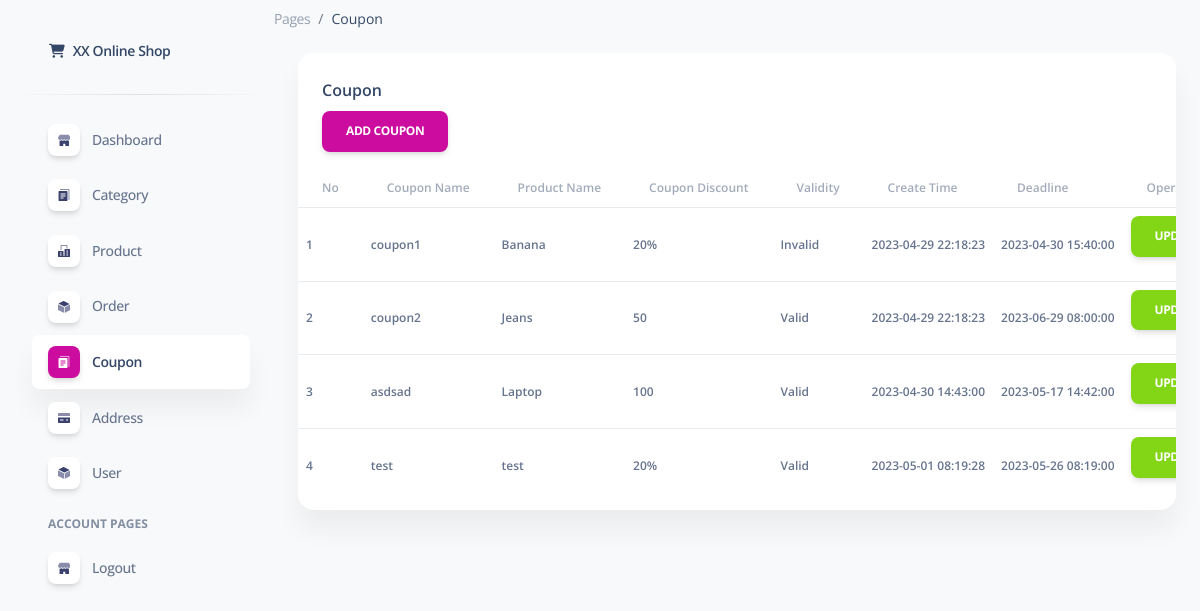
Before: /pages/coupon.php (signed in) with the older database file.
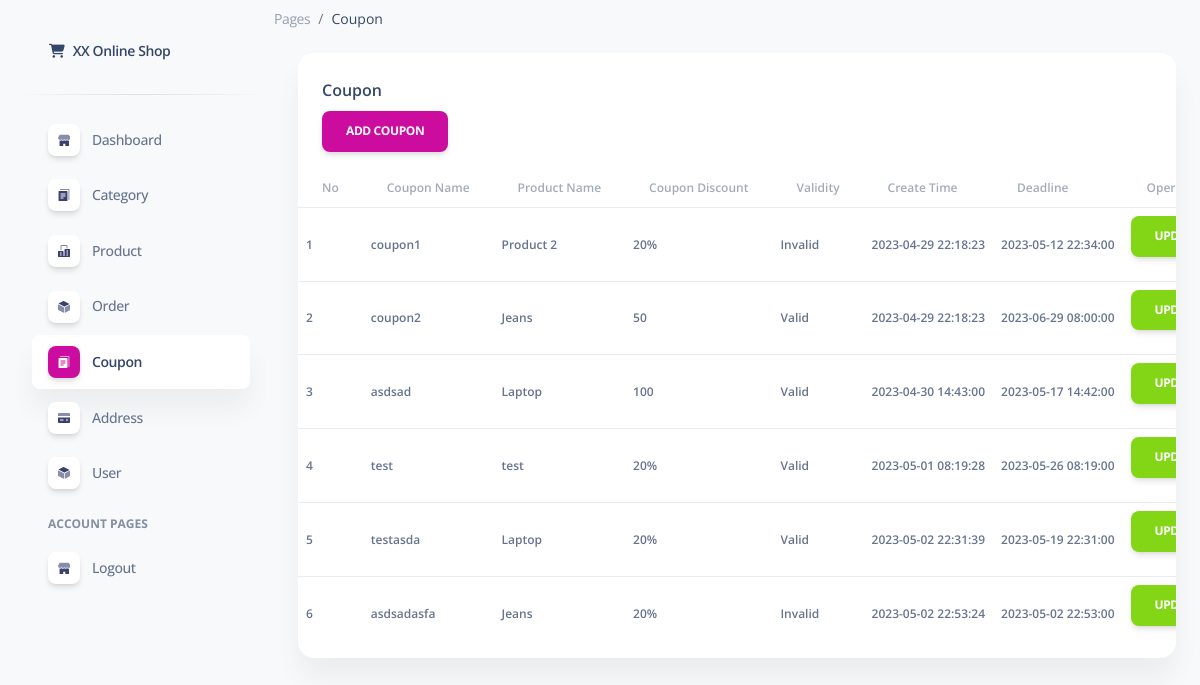
After: the same page with the newer database file.
### tables this page shows
CREATE TABLE `coupon` (
  `id_coupon` bigint(20) NOT NULL COMMENT '主键id',
  `product_name` varchar(255) DEFAULT NULL COMMENT 'product_name',
  `coupon_name` varchar(255) DEFAULT NULL COMMENT 'coupon_name',
  `discount` varchar(20) DEFAULT NULL COMMENT '打几折/减多少',
  `is_valid` tinyint(1) NOT NULL DEFAULT 0,
  `deadline` timestamp NULL DEFAULT current_timestamp(),
  `create_time` timestamp NULL DEFAULT current_timestamp() COMMENT '创建时间',
  `id_creator` bigint(20) NOT NULL DEFAULT 0,
  `is_delete` tinyint(1) NOT NULL DEFAULT 0 COMMENT '是否删除',
  `delete_time` timestamp NULL DEFAULT NULL COMMENT '删除时间'
);

### pages/coupon.php (the view, shortened to what this page needs)
<!DOCTYPE html>
<html lang="en">
<head>
  <link href="assets/css/nucleo-icons.css" rel="stylesheet" />
  <link href="assets/css/nucleo-svg.css" rel="stylesheet" />
  <link href="assets/css/nucleo-svg.css" rel="stylesheet" />
  <link id="pagestyle" href="assets/css/soft-ui-dashboard.css?v=1.0.3" rel="stylesheet" />
</head>
<body class="g-sidenav-show  bg-gray-100">
  <aside class="sidenav navbar navbar-vertical navbar-expand-xs border-0 border-radius-xl my-3 fixed-start ms-3 "
    id="sidenav-main">
    <div class="sidenav-header">
      <a class="navbar-brand m-0" href="https://demos.creative-tim.com/soft-ui-dashboard/pages/dashboard.html"
        target="_blank">
        <i class="fas fa-fw fa-shopping-cart"></i>
        <span class="ms-1 font-weight-bold">XX Online Shop</span>
      </a>
    </div>
    <hr class="horizontal dark mt-0">
    <div class="collapse navbar-collapse  w-auto  max-height-vh-100 h-100" id="sidenav-collapse-main">
      <ul class="navbar-nav">
        <li class="nav-item">
          <a class="nav-link  " href="../pages/dashboard.php">
            <div
              class="icon icon-shape icon-sm shadow border-radius-md bg-white text-center me-2 d-flex align-items-center justify-content-center">
            </div>
            <span class="nav-link-text ms-1">Dashboard</span>
          </a>
        </li>
        <li class="nav-item">
          <a class="nav-link  " href="../pages/category.php">
            <div
              class="icon icon-shape icon-sm shadow border-radius-md bg-white text-center me-2 d-flex align-items-center justify-content-center">
            </div>
            <span class="nav-link-text ms-1">Category</span>
          </a>
        </li>
        <li class="nav-item">
          <a class="nav-link  " href="../pages/product.php">
            <div
              class="icon icon-shape icon-sm shadow border-radius-md bg-white text-center me-2 d-flex align-items-center justify-content-center">
            </div>
            <span class="nav-link-text ms-1">Product</span>
          </a>
        </li>
        <li class="nav-item">
          <a class="nav-link  " href="../pages/order.php">
            <div
              class="icon icon-shape icon-sm shadow border-radius-md bg-white text-center me-2 d-flex align-items-center justify-content-center">
            </div>
            <span class="nav-link-text ms-1">Order</span>
          </a>
        </li>
        <li class="nav-item">
          <a class="nav-link  active" href="../pages/coupon.php">
            <div
              class="icon icon-shape icon-sm shadow border-radius-md bg-white text-center me-2 d-flex align-items-center justify-content-center">
            </div>
            <span class="nav-link-text ms-1">Coupon</span>
          </a>
        </li>
        <li class="nav-item">
          <a class="nav-link  " href="../pages/address.php">
            <div
              class="icon icon-shape icon-sm shadow border-radius-md bg-white text-center me-2 d-flex align-items-center justify-content-center">
            </div>
            <span class="nav-link-text ms-1">Address</span>
          </a>
        </li>
        <li class="nav-item">
          <a class="nav-link  " href="../pages/user.php">
            <div
              class="icon icon-shape icon-sm shadow border-radius-md bg-white text-center me-2 d-flex align-items-center justify-content-center">
            </div>
            <span class="nav-link-text ms-1">User</span>
          </a>
        </li>
        <li class="nav-item mt-3">
          <h6 class="ps-4 ms-2 text-uppercase text-xs font-weight-bolder opacity-6">Account pages</h6>
        </li>
        <li class="nav-item">
          <a class="nav-link  " href="../pages/logout.php">
            <div
              class="icon icon-shape icon-sm shadow border-radius-md bg-white text-center me-2 d-flex align-items-center justify-content-center">
            </div>
            <span class="nav-link-text ms-1">Logout</span>
          </a>
        </li>
      </ul>
    </div>
  </aside>
  <main class="main-content position-relative max-height-vh-100 h-100 mt-1 border-radius-lg ">
    <ol class="breadcrumb bg-transparent mb-0 pb-0 pt-1 px-0 me-sm-6 me-5">
      <li class="breadcrumb-item text-sm"><a class="opacity-5 text-dark" href="javascript:;">Pages</a></li>
      <li class="breadcrumb-item text-sm text-dark active" aria-current="page">Coupon</li>
    </ol>
    <div class="container-fluid py-4">
      <div class="row">
        <div class="col-12">
          <div class="card mb-4">
            <div class="card-header pb-0">
              <h6>Coupon</h6>
              <?php
              include "connect_db.php";
              $id_user = $_SESSION['id_user'];
              $query = "SELECT authority FROM user WHERE id_user = $id_user";
              $result = mysqli_query($conn, $query);
              if ($result) {
                $data_user = mysqli_fetch_assoc($result);
                $authority_level = $data_user['authority'];
                if ($authority_level == 2) {
                  echo '<button type="button" class="btn btn-primary" data-bs-toggle="modal" data-bs-target="#exampleModal">Add Coupon</button>';
                } else {
                  echo '<button type="button" class="btn btn-primary" onclick="alert(\'You do not have the authority to perform this action. Please log in with a super admin account.\');">Add Coupon</button>';
                }
              } else {
                echo '<p>Failed to retrieve user authority level.</p>';
              }
              ?>
            </div>
            <div class="card-body px-0 pt-0 pb-2">
              <div class="table-responsive p-0">
                <table class="table align-items-center mb-0">
                  <thead>
                    <tr class="text-xs font-weight-bold opacity-6">
                      <th>No</th>
                      <th class="align-middle text-left">Coupon Name</th>
                      <th class="align-middle text-left">Product Name</th>
                      <th class="align-middle text-left">Coupon Discount</th>
                      <th class="align-middle text-left">Validity</th>
                      <th class="align-middle text-left">Create Time</th>
                      <th class="align-middle text-left">Deadline</th>
                      <th class="align-middle text-left">Operation</th>
                    </tr>
                  </thead>
                  <tbody>
                    <?php
                    include "connect_db.php";
                    $qry_coupon = mysqli_query($conn, "SELECT id_coupon, coupon_name, product_name, discount, is_valid, create_time, deadline FROM coupon WHERE is_delete = 0");
                    $no = 0;
                    while ($data_coupon = mysqli_fetch_array($qry_coupon)) {
                      $no++;
                      ?>
                      <tr class="text-xs font-weight-bold">
                        <td class="align-middle text-left">
                          <?= $no ?>
                        </td>
                        <td class="align-middle text-left">
                          <?= $data_coupon['coupon_name'] ?>
                        </td>
                        <td class="align-middle text-left">
                          <?= $data_coupon['product_name'] ?>
                        </td>
                        <td class="align-middle text-left">
                          <?= $data_coupon['discount'] ?>
                        </td>
                        <td class="align-middle text-left">
                          <?= $data_coupon['is_valid'] ? 'Valid' : 'Invalid' ?>
                        </td>
                        <td class="align-middle text-left">
                          <?= $data_coupon['create_time'] ?>
                        </td>
                        <td class="align-middle text-left">
                          <?= $data_coupon['deadline'] ?>
                        </td>
                        <td class="text-xs font-weight-bold">
                          <?php
                          $id_user = $_SESSION['id_user'];
                          $query = "SELECT authority FROM user WHERE id_user = $id_user";
                          $result = mysqli_query($conn, $query);
                          if ($result) {
                            $data_user = mysqli_fetch_assoc($result);
                            $authority_level = $data_user['authority'];
                            if ($authority_level == 2) {
                              echo '<a class="btn btn-success" href="update_coupon.php?id_coupon=' . $data_coupon['id_coupon'] . '">Update</a>';
                            }
                          }
                          ?>
                        </td>
                      </tr>
                      <?php
                    }
                    ?>
                  </tbody>
                </table>
              </div>
            </div>
          </div>
        </div>
      </div>
</body>
</html>

### pages/assets/css/nucleo-svg.css (style rules this page uses)
.icon { display: inline-block; color: #111111; height: 1em; width: 1em; }
.icon-sm { height: 0.8em; width: 0.8em; }
.icon { fill: currentColor; stroke: none; }

Changed rows visible on the page:
changed coupon "coupon1": product_name "Banana" → "Product 2"; deadline "2023-04-30 15:40:00" → "2023-05-12 22:34:00"
added coupon: coupon_name "testasda", product_name "Laptop", discount "20%", is_valid "Valid", create_time "2023-05-02 22:31:39", deadline "2023-05-19 22:31:00"
added coupon: coupon_name "asdsadasfa", product_name "Jeans", discount "20%", is_valid "Invalid", create_time "2023-05-02 22:53:24", deadline "2023-05-02 22:53:00"
